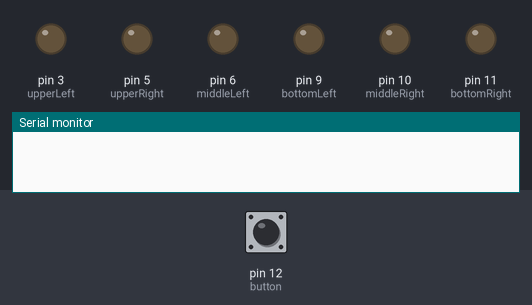
Simulated run of this sketch. Board: Arduino Uno, built with avr-gcc and run on an emulated ATmega328P. Parts: output pins drawn as LEDs (lit = HIGH), the last lines printed to the serial monitor. The test bench sets the inputs (shaded band); at power-on: pin 12 (button) LOW. Random numbers use the default seed unless the sketch sets one.

Above: at 1.2 s.
1.3 s: pin 12 (button) pulled HIGH for 0.15 s
At 1.55 s:
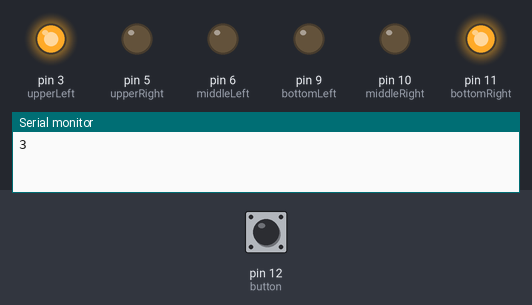
At 7.3 s:
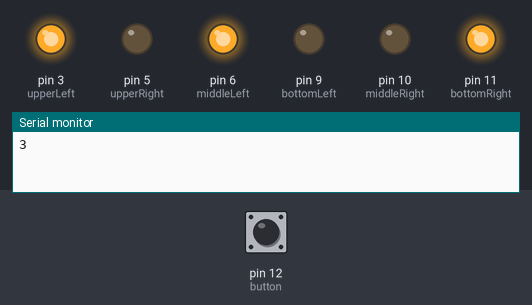
Timing chart, 0 to 12.8 s (numbered marks = the images above; inputs shaded):
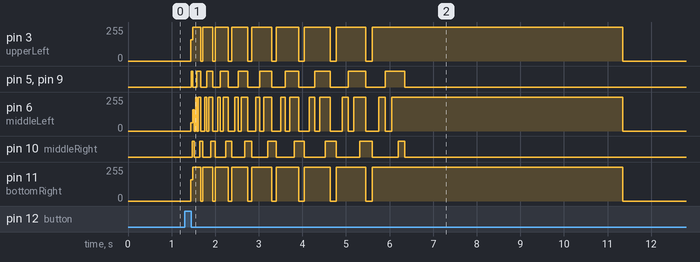

The sketch:

ArduinoT_ringMihkelSiim.ino
```cpp
int button = 12;
int bottomLeft = 9;
int middleLeft = 6;
int upperLeft = 3;
int bottomRight = 11;
int middleRight = 10;
int upperRight = 5;

int state = 0;
long randNumber;

void setup(){
  pinMode(bottomLeft, OUTPUT);
  pinMode(middleLeft, OUTPUT);
  pinMode(upperLeft, OUTPUT);
  pinMode(bottomRight, OUTPUT);
  pinMode(middleRight, OUTPUT);
  pinMode(upperRight, OUTPUT);

  pinMode(button, INPUT);
  Serial.begin(9600);
  randomSeed(analogRead(0));
}

 void loop(){
  if (digitalRead(button) == HIGH && state == 0){
    state = 1;
    randNumber = random(1, 7);
    delay(100);
    Serial.println(randNumber);

   for(int i = 0; i<=10; i++){
    int n = i*15;
    one();
    delay(n);
    clearAll();
    two();
    delay(n);
    clearAll();
    three();
    delay(n);
    clearAll();
    four();
    delay(n);
    clearAll();
    five();
    delay(n);
    clearAll();
    six();
    delay(n);
    clearAll();
   }
    if (randNumber == 6){
      six();
    }
    if (randNumber == 5){
      five();
    }
    if (randNumber == 4){
      four();
    }
    if (randNumber == 3){
      three();
    }
    if (randNumber == 2){
      two();
    }
    if (randNumber == 1){
      one();
    }
    delay(5000);
    clearAll();
   state = 0;
  }
}

 void six()
{
  digitalWrite(bottomLeft, HIGH);
  digitalWrite(middleLeft, HIGH);
  digitalWrite(upperLeft, HIGH);
  digitalWrite(bottomRight, HIGH);
  digitalWrite(middleRight, HIGH);
  digitalWrite(upperRight, HIGH);
}

void five()
{
  digitalWrite(upperLeft, HIGH);
  digitalWrite(bottomLeft, HIGH);
  digitalWrite(middleLeft, HIGH);
  digitalWrite(upperRight, HIGH);
  digitalWrite(bottomRight, HIGH);
}

void four()
{
  digitalWrite(upperLeft, HIGH);
  digitalWrite(bottomLeft, HIGH);
  digitalWrite(upperRight, HIGH);
  digitalWrite(bottomRight, HIGH);
}

void three()
{
  digitalWrite(upperLeft, HIGH);
  digitalWrite(middleLeft, HIGH);
  digitalWrite(bottomRight, HIGH);
}

void two()
{
  digitalWrite(bottomRight, HIGH);
  digitalWrite(upperLeft, HIGH);
}

void one(){
  digitalWrite(middleRight, HIGH);
}

void clearAll(){
  digitalWrite(bottomLeft, LOW);
  digitalWrite(middleLeft, LOW);
  digitalWrite(upperLeft, LOW);
  digitalWrite(bottomRight, LOW);
  digitalWrite(middleRight, LOW);
  digitalWrite(upperRight, LOW);
}
```
